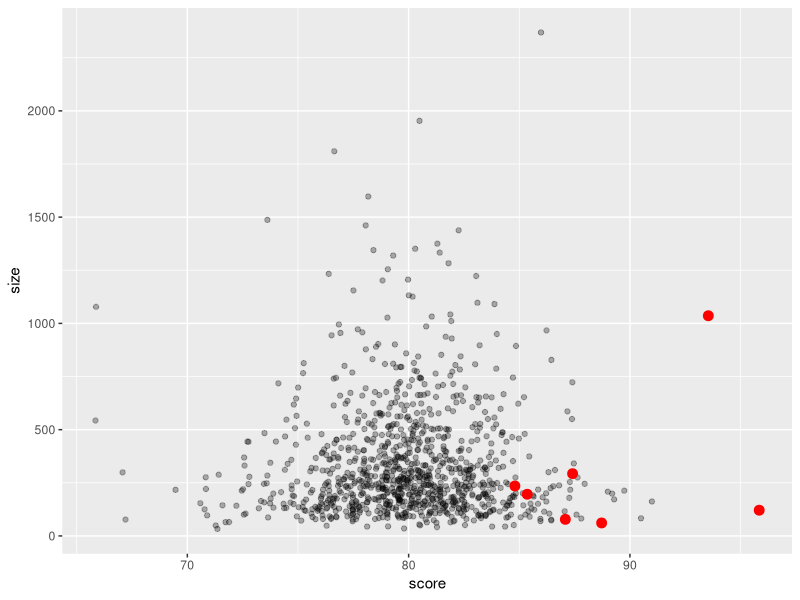
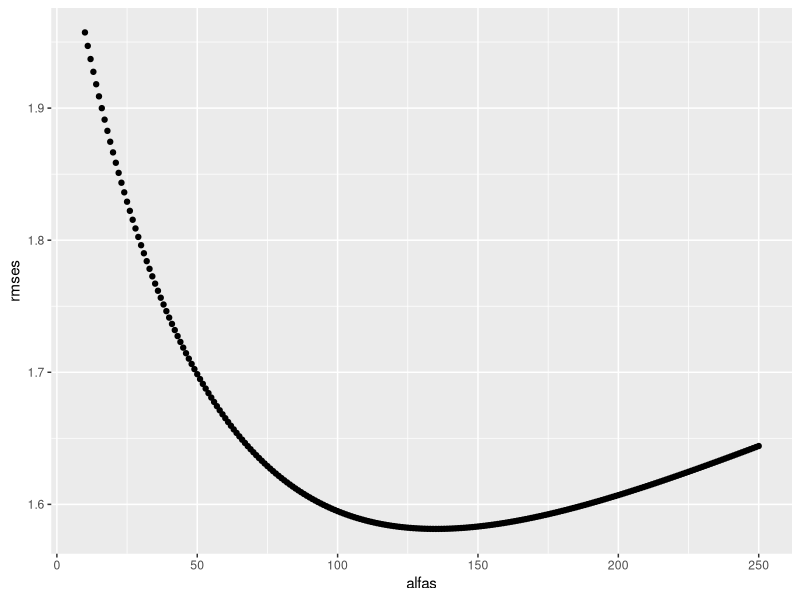
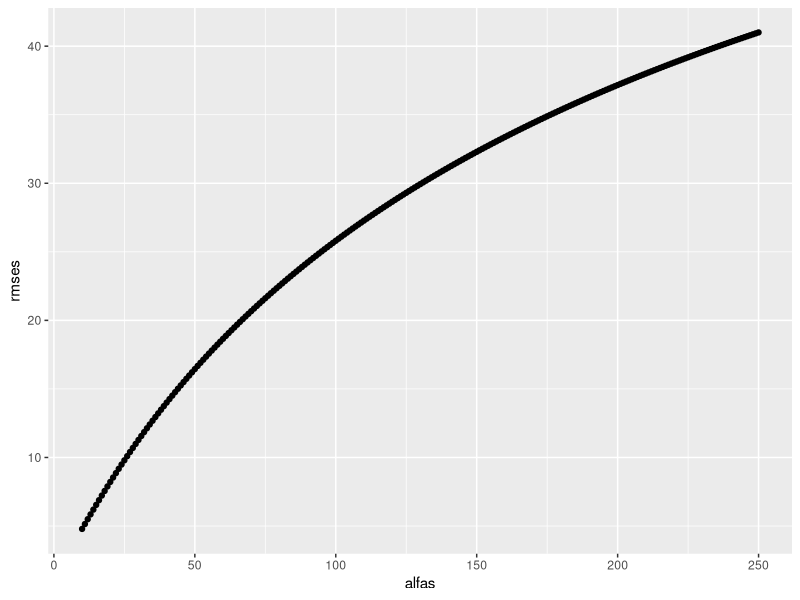

Recreate these plots in R, in order.
library(tidyverse)

options(digits=7)
set.seed(1986, sample.kind="Rounding")
#simulate 1000 schools with random number of students
n <- round(2^rnorm(1000, 8, 1))

#assign a true quaility for each school independent from size. This is the
#parameter we want to estimate in our analysis.
set.seed(1, sample.kind="Rounding") 
mu <- round(80 + 2*rt(1000, 5))
range(mu)
schools <- data.frame(id = paste("PS",1:1000),
                      size = n,
                      quality = mu,
                      rank = rank(-mu))

#We can see the top 10 schools
schools %>% top_n(10, quality) %>% arrange(desc(quality))

#Simulate students take a school test. There is random variability in test taking
#so we will simulate the test scores as normally distributed with the average
#determined by school quality and standard deviation of 30 percentage pts. 
set.seed(1, sample.kind="Rounding")
mu <- round(80 + 2*rt(1000, 5))

scores <- sapply(1:nrow(schools), function(i){
  scores <- rnorm(schools$size[i], schools$quality[i], 30)
  scores
})

#calculate mean scores for each school
schools <- schools %>% mutate(score = sapply(scores, mean))

#Q1)
#what are the top schools based on the avg score? Show just the ID, size, and
#the avg score
top_10_scores <- schools %>% select(id, size, score) %>% top_n(10) %>% arrange(desc(score))

#Q2)
median(schools$size)
schools %>% top_n(10) %>% summarize(median(size))

#Q3)
schools %>% 
  select(id, size, score) %>% 
  arrange(score) %>% 
  slice(1:10) %>% 
  .$size %>% 
  median()

#Q4)
schools %>% ggplot(aes(score, size)) +
  geom_point(alpha = 0.3) +
  geom_point(data = filter(schools, rank <= 10), col = "red", size = 3)

#Q5)
#use regularization to shrink deviation from the average towards 0.
#first define overal average for all schools
overall <- mean(sapply(scores, mean))

#now define how each school deviates from the overall average
a <- 25
head(schools)
reg_scores <- sapply(scores, function(l) overall + (sum(l-overall) / (length(l) + a)) )

schools %>% mutate(reg_score = reg_scores) %>% 
  top_n(10, reg_score) %>% arrange(desc(reg_score))


#Q6)
RMSE <- function(quality, estimate) {
  sqrt(mean((quality - estimate)^2))
}

alfas <- seq(10, 250)

rmses <- sapply(alfas, function(a) {
  estimate <- sapply(scores, function(l) overall + (sum(l-overall) / (length(l) + a)))
  sqrt(mean((estimate - schools$quality)^2))
})

qplot(alfas, rmses)
alfas[which.min(rmses)]


#Q7)
optimized_alfa <- alfas[which.min(rmses)]

reg_scores <- sapply(scores, function(l) overall + (sum(l-overall) / (length(l) + optimized_alfa)) )

schools %>% mutate(reg_score = reg_scores) %>% 
  top_n(10, reg_score) %>% arrange(desc(reg_score))


#Q8)
alfas <- seq(10, 250)

rmses <- sapply(alfas, function(a) {
  estimate <- sapply(scores, function(l) (sum(l) / (length(l) + a)))
  sqrt(mean((estimate - schools$quality)^2))
})

qplot(alfas, rmses)
alfas[which.min(rmses)]
